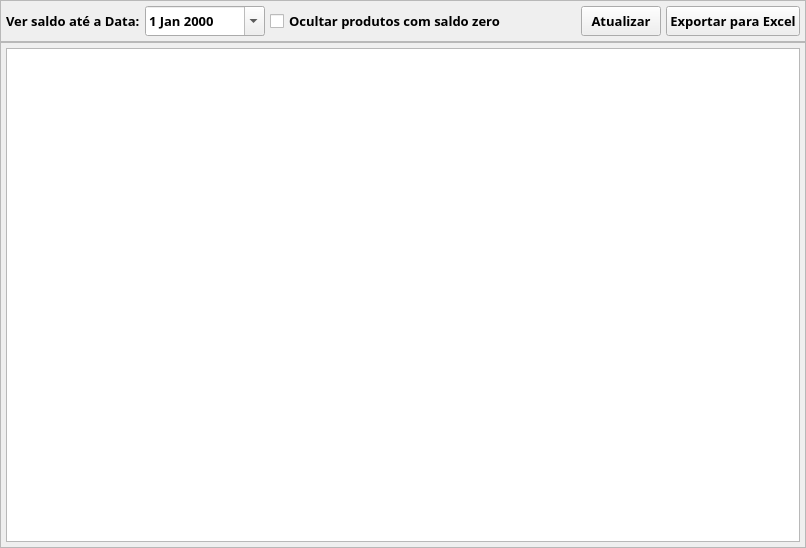
<?xml version="1.0" encoding="UTF-8"?>
<ui version="4.0">
 <class>Estoque_Tab</class>
 <widget class="QWidget" name="Estoque_Tab">
  <property name="geometry">
   <rect>
    <x>0</x>
    <y>0</y>
    <width>806</width>
    <height>548</height>
   </rect>
  </property>
  <property name="font">
   <font>
    <family>Segoe UI Semibold</family>
    <pointsize>10</pointsize>
    <bold>true</bold>
   </font>
  </property>
  <property name="windowTitle">
   <string>Estoque</string>
  </property>
  <layout class="QVBoxLayout" name="verticalLayout">
   <property name="spacing">
    <number>0</number>
   </property>
   <property name="leftMargin">
    <number>0</number>
   </property>
   <property name="topMargin">
    <number>0</number>
   </property>
   <property name="rightMargin">
    <number>0</number>
   </property>
   <property name="bottomMargin">
    <number>0</number>
   </property>
   <item>
    <widget class="QFrame" name="frm_Sequencia">
     <property name="frameShape">
      <enum>QFrame::Shape::StyledPanel</enum>
     </property>
     <property name="frameShadow">
      <enum>QFrame::Shadow::Raised</enum>
     </property>
     <layout class="QHBoxLayout" name="horizontalLayout_2">
      <property name="spacing">
       <number>5</number>
      </property>
      <property name="leftMargin">
       <number>5</number>
      </property>
      <property name="topMargin">
       <number>5</number>
      </property>
      <property name="rightMargin">
       <number>5</number>
      </property>
      <property name="bottomMargin">
       <number>5</number>
      </property>
      <item>
       <widget class="QLabel" name="lb_Saldo_Data">
        <property name="minimumSize">
         <size>
          <width>0</width>
          <height>30</height>
         </size>
        </property>
        <property name="maximumSize">
         <size>
          <width>16777215</width>
          <height>30</height>
         </size>
        </property>
        <property name="text">
         <string>Ver saldo até a Data:</string>
        </property>
       </widget>
      </item>
      <item>
       <widget class="QDateEdit" name="dt_Filtro">
        <property name="minimumSize">
         <size>
          <width>120</width>
          <height>30</height>
         </size>
        </property>
        <property name="maximumSize">
         <size>
          <width>120</width>
          <height>30</height>
         </size>
        </property>
        <property name="calendarPopup">
         <bool>true</bool>
        </property>
       </widget>
      </item>
      <item>
       <widget class="QCheckBox" name="ck_Ocultar">
        <property name="minimumSize">
         <size>
          <width>0</width>
          <height>30</height>
         </size>
        </property>
        <property name="maximumSize">
         <size>
          <width>16777215</width>
          <height>30</height>
         </size>
        </property>
        <property name="text">
         <string>Ocultar produtos com saldo zero</string>
        </property>
       </widget>
      </item>
      <item>
       <spacer name="horizontalSpacer">
        <property name="orientation">
         <enum>Qt::Orientation::Horizontal</enum>
        </property>
        <property name="sizeHint" stdset="0">
         <size>
          <width>781</width>
          <height>20</height>
         </size>
        </property>
       </spacer>
      </item>
      <item>
       <widget class="QPushButton" name="bt_Atualizar">
        <property name="minimumSize">
         <size>
          <width>0</width>
          <height>30</height>
         </size>
        </property>
        <property name="maximumSize">
         <size>
          <width>16777215</width>
          <height>30</height>
         </size>
        </property>
        <property name="text">
         <string>Atualizar</string>
        </property>
       </widget>
      </item>
      <item>
       <widget class="QPushButton" name="bt_Exportar">
        <property name="minimumSize">
         <size>
          <width>0</width>
          <height>30</height>
         </size>
        </property>
        <property name="maximumSize">
         <size>
          <width>16777215</width>
          <height>30</height>
         </size>
        </property>
        <property name="text">
         <string>Exportar para Excel</string>
        </property>
       </widget>
      </item>
     </layout>
    </widget>
   </item>
   <item>
    <widget class="QFrame" name="frm_Lista_Produtos">
     <property name="frameShape">
      <enum>QFrame::Shape::StyledPanel</enum>
     </property>
     <property name="frameShadow">
      <enum>QFrame::Shadow::Raised</enum>
     </property>
     <layout class="QVBoxLayout" name="verticalLayout_2">
      <property name="spacing">
       <number>5</number>
      </property>
      <property name="leftMargin">
       <number>5</number>
      </property>
      <property name="topMargin">
       <number>5</number>
      </property>
      <property name="rightMargin">
       <number>5</number>
      </property>
      <property name="bottomMargin">
       <number>5</number>
      </property>
      <item>
       <widget class="QTableView" name="tb_Estoque"/>
      </item>
     </layout>
    </widget>
   </item>
  </layout>
 </widget>
 <resources/>
 <connections/>
</ui>
